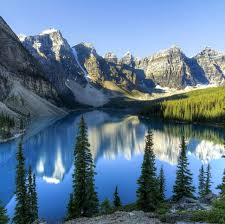
#> input picture mountain.jpg, 225 x 224 px
$ python Code.py
#> lines starting #> are read from the running program, lines starting #| are printed output that depends on the picture
#import libraries
import cv2
from sklearn.cluster import KMeans

# loading image
img = cv2.imread('mountain.jpg')
#> img is the input picture: shape (224, 225, 3); mean B, G, R 143.1, 120.6, 95.5
print(img.shape)
#| (224, 225, 3)

#change 3D image to 2D image
x, y, z = img.shape
#> x = 224; y = 225; z = 3
image_2d = img.reshape(x*y, z)
print(image_2d.shape)
#| (50400, 3)

# set n to the number of cluster that you want
n = 1
kmeans_cluster = KMeans(n_clusters=n)
kmeans_cluster.fit(image_2d)
cluster_centers = kmeans_cluster.cluster_centers_
cluster_labels = kmeans_cluster.labels_
# change the color of the cluster with a center value of image
for x in range(len(cluster_labels)):
    image_2d[x] = cluster_centers[cluster_labels[x]]

#make a new 3D image
imgFinall = image_2d.reshape(img.shape)
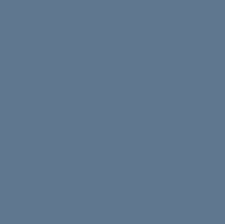
#> imgFinall: shape (224, 225, 3); mean B, G, R 143, 120, 95
cv2.imshow('pic', imgFinall)
#name of the file for saving
IMG_name = 'clustering'+str(n)+'.jpg'
cv2.imwrite(IMG_name, image_2d)
cv2.waitKey(0)
cv2.destroyAllWindows()
